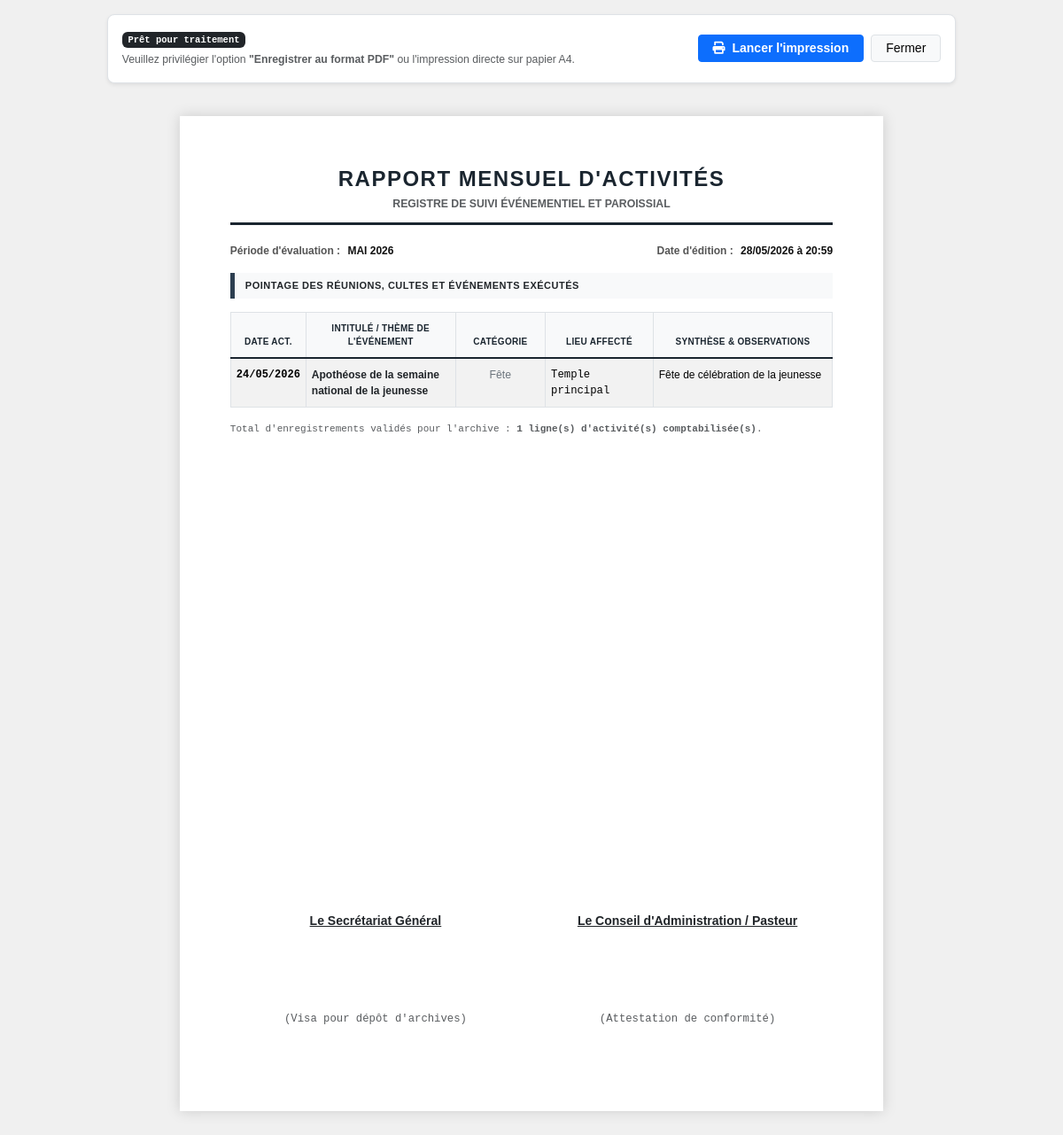
/evenements/registre_rapports.php (signed in), run on the app's committed database.
### tables this page shows
CREATE TABLE IF NOT EXISTS `evenements` (
  `id` int NOT NULL AUTO_INCREMENT,
  `titre` varchar(255) NOT NULL,
  `type_evenement` enum('Baptême','Mariage','Fête','Concert','Séminaire','Autre') NOT NULL,
  `date_evenement` date NOT NULL,
  `description` text,
  `lieu` varchar(255) DEFAULT 'Au temple',
  `created_at` timestamp NULL DEFAULT CURRENT_TIMESTAMP,
  PRIMARY KEY (`id`)
);

### evenements/registre_rapports.php (the view, shortened to what this page needs)
<?php
require_once "../config/database.php";
$mois = $_GET['mois'] ?? date('m');
$annee = $_GET['annee'] ?? date('Y');
$sql = "SELECT * FROM evenements WHERE MONTH(date_evenement) = ? AND YEAR(date_evenement) = ? ORDER BY date_evenement ASC";
$stmt = $pdo->prepare($sql);
$stmt->execute([$mois, $annee]);
$evenements = $stmt->fetchAll();
$liste_mois = [
    '01' => 'Janvier', '02' => 'Février', '03' => 'Mars', '04' => 'Avril',
    '05' => 'Mai', '06' => 'Juin', '07' => 'Juillet', '08' => 'Août',
    '09' => 'Septembre', '10' => 'Octobre', '11' => 'Novembre', '12' => 'Décembre'
];
?>
<!DOCTYPE html>
<html lang="fr">
<head>
    <link href="https://cdn.jsdelivr.net/npm/bootstrap@5.3.3/dist/css/bootstrap.min.css" rel="stylesheet">
    <link rel="stylesheet" href="https://cdnjs.cloudflare.com/ajax/libs/font-awesome/6.0.0/css/all.min.css">
</head>
<body>
<div class="container mt-3 no-print" style="width: 260mm;">
    <div class="d-flex justify-content-between align-items-center bg-white p-3 rounded-3 shadow-sm border">
        <div>
            <span class="badge bg-dark font-monospace mb-1">Prêt pour traitement</span>
            <p class="mb-0 text-muted small">Veuillez privilégier l'option <strong>"Enregistrer au format PDF"</strong> ou l'impression directe sur papier A4.</p>
        </div>
        <div class="d-flex gap-2">
            <button onclick="window.print()" class="btn btn-primary btn-sm fw-bold px-3">
                <i class="fa-solid fa-print me-1"></i> Lancer l'impression
            </button>
            <button onclick="window.close()" class="btn btn-light btn-sm border px-3">Fermer</button>
        </div>
    </div>
</div>
<div class="fiche-a4">
    <div class="header-fiche text-center">
        <h1 class="fw-bold mb-1" style="letter-spacing: 1.5px; color: #1a252f; font-size: 24px;">RAPPORT MENSUEL D'ACTIVITÉS</h1>
        <p class="text-uppercase text-muted tracking-wide mb-0 small" style="font-weight: 600;">Registre de Suivi Événementiel et Paroissial</p>
    </div>
    <div class="row mb-3" style="font-size: 12px;">
        <div class="col-7">
            <span class="info-label">Période d'évaluation :</span>
            <span class="info-value text-uppercase"><?= $liste_mois[$mois] ?> <?= htmlspecialchars($annee) ?></span>
        </div>
        <div class="col-5 text-end">
            <span class="info-label">Date d'édition :</span>
            <span class="info-value"><?= date('d/m/Y à H:i') ?></span>
        </div>
    </div>
    <div class="section-title">Pointage des réunions, cultes et événements exécutés</div>
    <table class="table table-bordered table-a4 table-striped mb-3">
        <thead>
            <tr>
                <th style="width: 12%;">Date Act.</th>
                <th style="width: 25%;">Intitulé / Thème de l'Événement</th>
                <th style="width: 15%;">Catégorie</th>
                <th style="width: 18%;">Lieu Affecté</th>
                <th style="width: 30%;">Synthèse & Observations</th>
            </tr>
        </thead>
        <tbody>
            <?php if(empty($evenements)): ?>
                <tr>
                    <td colspan="5" class="text-center py-5 text-muted bg-white">
                        Aucune activité ou évenement n'a fait l'objet d'un enregistrement dans le journal au cours de cette période.
                    </td>
                </tr>
            <?php else: ?>
                <?php foreach($evenements as $ev): ?>
                <tr>
                    <td class="text-center font-monospace fw-bold" style="font-size: 12px;">
                        <?= date('d/m/Y', strtotime($ev['date_evenement'])) ?>
                    </td>
                    <td class="text-start fw-bold text-dark" style="font-size: 12px; text-align: justify;">
                        <?= htmlspecialchars($ev['titre']) ?>
                    </td>
                    <td class="text-center small text-secondary">
                        <?= htmlspecialchars($ev['type_evenement']) ?>
                    </td>
                    <td class="text-start small font-monospace">
                        <?= htmlspecialchars($ev['lieu']) ?>
                    </td>
                    <td class="text-start" style="font-size: 12px; text-align: justify;">
                        <?= !empty($ev['description']) ? htmlspecialchars($ev['description']) : '<em>Aucune note descriptive n\'a été consignée au registre.</em>' ?>
                    </td>
                </tr>
                <?php endforeach; ?>
            <?php endif; ?>
        </tbody>
    </table>
    <div class="row font-monospace mb-1" style="font-size: 11px;">
        <div class="col-12 text-muted">
            Total d'enregistrements validés pour l'archive : <strong><?= count($evenements) ?> ligne(s) d'activité(s) comptabilisée(s)</strong>.
        </div>
    </div>
    <div class="row pt-4 text-center" style="position: absolute; bottom: 25mm; left: 15mm; right: 15mm;">
        <div class="col-6">
            <p class="mb-5 fw-bold text-decoration-underline">Le Secrétariat Général</p>
            <div style="height: 40px;"></div>
            <small class="text-muted font-monospace">(Visa pour dépôt d'archives)</small>
        </div>
        <div class="col-6">
            <p class="mb-5 fw-bold text-decoration-underline">Le Conseil d'Administration / Pasteur</p>
            <div style="height: 40px;"></div>
            <small class="text-muted font-monospace">(Attestation de conformité)</small>
        </div>
    </div>
</div>
</body>
</html>

### evenements/registre_rapports.php (style rules this page uses)
body { background: #f0f0f0; font-family: 'poppins', sans-serif; font-size: 14px; color: #212529; }
.fiche-a4 { width: 210mm; min-height: 297mm; padding: 15mm 15mm; margin: 10mm auto; background: white; box-shadow: 0 0 15px rgba(0,0,0,0.15); box-sizing: border-box; position: relative; }
.header-fiche { border-bottom: 3px solid #1a252f; margin-bottom: 20px; padding-bottom: 12px; }
.section-title { background: #f8f9fa; border-left: 5px solid #2c3e50; padding: 6px 12px; font-weight: 700; margin: 15px 0; text-transform: uppercase; font-size: 11px; letter-spacing: 0.5px; }
.info-label { font-weight: 600; color: #555; }
.info-value { padding-left: 5px; font-weight: 700; color: #111; }
.table-a4 th { text-transform: uppercase; font-size: 10px; letter-spacing: 0.3px; background-color: #f8f9fa !important; color: #1a252f; font-weight: 700; padding: 10px 6px; border-bottom: 2px solid #1a252f !important; text-align: center; }
.table-a4 td { padding: 9px 6px; vertical-align: top; border-color: #dee2e6 !important; }

### data on the page
evenements: date_evenement "24/05/2026", titre "Apothéose de la semaine national de la jeunesse", type_evenement "Fête", lieu "Temple principal", description "Fête de célébration de la jeunesse"

### other printed values
count($evenements) "1"
